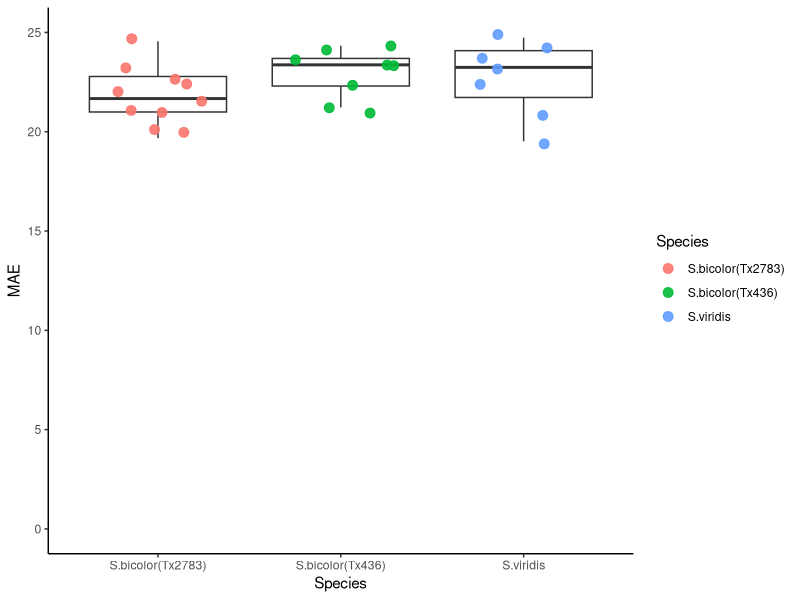
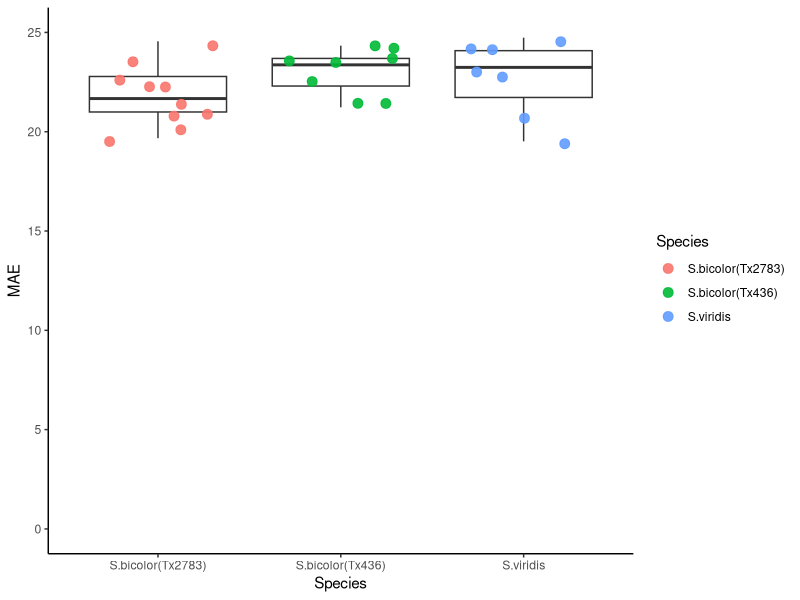

Here is the R script that generated these plots, in order:
# Genermodel MAE in other species 
library(ggplot2)
setwd('/Users/zhusitao/R_workspace/R_script/project/TSS_annotation/regression_model/')

# version 20230321
# /home/zhusitao/AI/TSS_Predict/PlantModel/final_version/regress/github/data/random_select_singleton_new/tx436/get_mae.py
# df <- data.frame(MAE=c(21.10, 19.92, 20.16), Species=c('S.viridis', 'S.bicolor(Tx2783)', 'S.bicolor(Tx436)'))

# version 20230421
# /home/zhusitao/AI/TSS_Predict/PlantModel/TBF1_regression/TX2783_test/get_mae.py
# df <- data.frame(MAE=c(23.63, 22.05, 23.62), Species=c('S.viridis', 'S.bicolor(Tx2783)', 'S.bicolor(Tx436)'))
#ggplot(data = df, aes(x = Species, y = MAE, fill=Species)) +
#  geom_bar(width = 0.7,stat = 'identity') +
#  theme_classic() + ylim(0,25)

# FigS7b 见 TSS_FigS6_S7_species_cross_roc_pr_in_ResNet.R

# version 20230616 split_10
# /home/zhusitao/AI/TSS_Predict/PlantModel/TBF1_regression/tx436/split_10_fold/get_total.py
df <- read.csv('MAE_total.csv')
df

ggplot(data = df, aes(x = Species, y = MAE)) +
  theme_classic() + ylim(0,25) +
  geom_boxplot(outlier.shape = NA) + theme_classic() +
  geom_jitter(aes(color=Species, fill=Species), size=3, 
              shape=21, alpha=0.9, width= 0.3, height = 0.3) 

ggsave('general_model_MAE_in_new_species_total.pdf',width = 8, height = 6,units = 'in',dpi=300)
